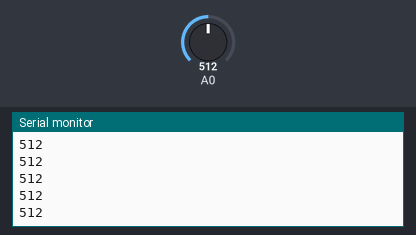
The sketch below on a simulated ESP8266 (NodeMCU). Shown: the last lines printed to the serial monitor. The test bench sets the inputs (shaded band); at power-on: A0 = 512. WiFi joins after 1.5 s; servers stay silent unless stated.

Above: at 2.7 s.
2.8 s: A0 set to 716
At 2.98 s:
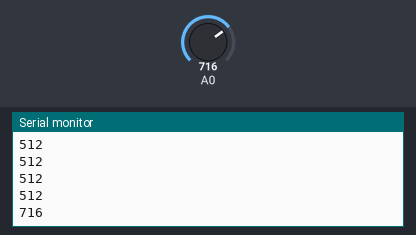
4.3 s: A0 set to 900
At 4.34 s:
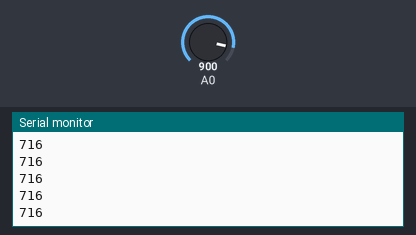
Timing chart, 0 to 7.3 s (numbered marks = the images above; inputs shaded):
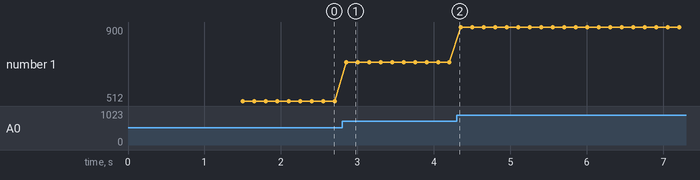

Measured:
- after the input at 2.8 s, the serial monitor: prints a new line after 0.05 s (image 1)
- plotted number 1: 512 → 716 after the input at 2.8 s, 716 → 900 after the input at 4.3 s

The sketch:

FirebaseDemo_ESP8266demo.ino
```cpp
// (licence header left out)
// FirebaseDemo_ESP8266 is a sample that demo the different functions
// of the FirebaseArduino API.

#include <ESP8266WiFi.h>
#include <FirebaseArduino.h>

// Set these to run example.
#define FIREBASE_HOST "water-20e5f.firebaseio.com"
#define FIREBASE_AUTH "t4Fxu1fJW09hDOXh2k23b4vDYPEhRiJJyJCmDXLn"
#define WIFI_SSID "sunil's laptop"
#define WIFI_PASSWORD "12345678"

void setup() {
  Serial.begin(9600);

  // connect to wifi.
  WiFi.begin(WIFI_SSID, WIFI_PASSWORD);
  Serial.println("connecting");
  while (WiFi.status() != WL_CONNECTED) {
    Serial.print(".");
    delay(500);
  }
  Serial.println();
  Serial.print("connected: ");
  Serial.println(WiFi.localIP());

  Firebase.begin(FIREBASE_HOST, FIREBASE_AUTH);
}

int n = 0;
int c;

void loop() {

  int a=analogRead(A0);
  Serial.println(a);
  Firebase.setInt("height",a);
}
```
